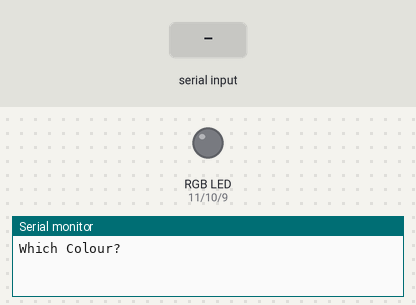
Bench run of a sketch on a simulated Arduino Uno, built with avr-gcc and run on an emulated ATmega328P. Shown: an RGB LED mixed from three pins (HIGH = lit), the last lines printed to the serial monitor. The inputs (shaded band) are chosen by the test bench.

Above: at 1.2 s.
1.3 s: "red" received over Serial
At 3.5 s:
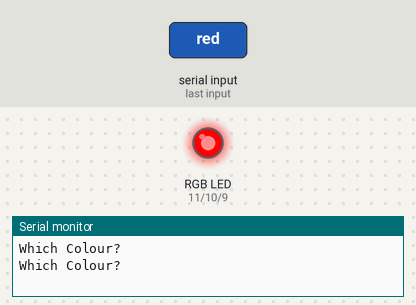
3.8 s: "green" received over Serial
At 5.5 s:
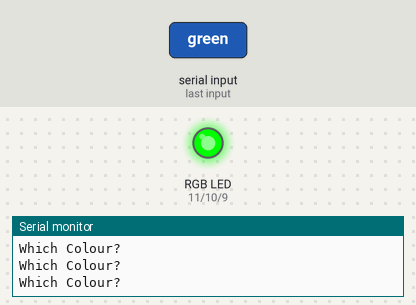
6.3 s: "blue" received over Serial
At 8.5 s:
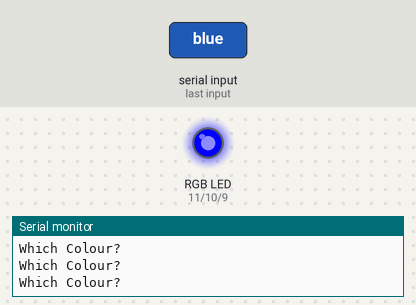
8.8 s: "yellow" received over Serial
At 10.6 s:
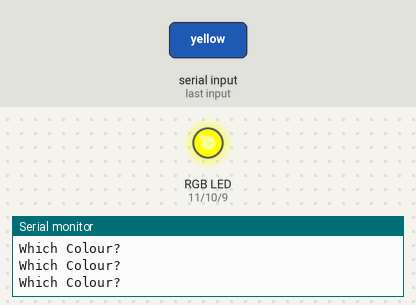
11.3 s: "magenta" received over Serial
At 13.5 s:
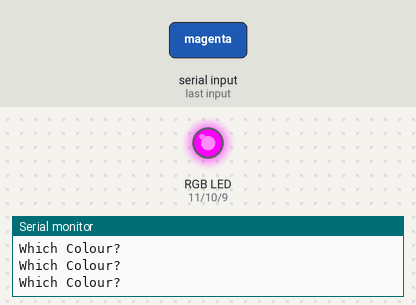
13.8 s: "cyan" received over Serial
At 15.5 s:
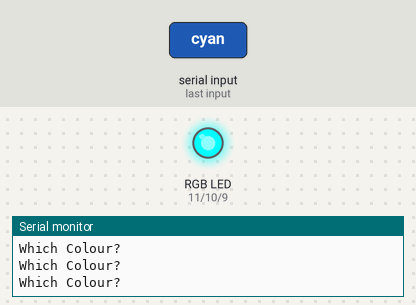
Timing chart, 0 to 17.0 s (numbered marks = the images above; inputs shaded):
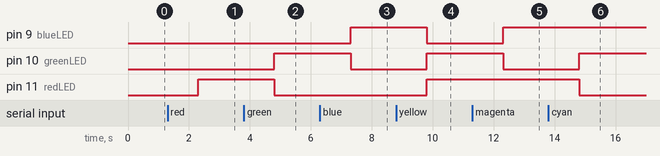

Measured:
- after the input at 1.3 s, pin 11 (redLED): LOW → HIGH after 1.0 s
- after the input at 3.8 s, pin 10 (greenLED): LOW → HIGH after 1.0 s; pin 11 (redLED): HIGH → LOW after 1.0 s
- after the input at 6.3 s, pin 9 (blueLED): LOW → HIGH after 1.0 s; pin 10 (greenLED): HIGH → LOW after 1.0 s
- after the input at 8.8 s, pin 9 (blueLED): HIGH → LOW after 1.0 s; pin 10 (greenLED), pin 11 (redLED): LOW → HIGH after 1.0 s
- after the input at 11.3 s, pin 9 (blueLED): LOW → HIGH after 1.0 s; pin 10 (greenLED): HIGH → LOW after 1.0 s
- after the input at 13.8 s, pin 10 (greenLED): LOW → HIGH after 1.0 s; pin 11 (redLED): HIGH → LOW after 1.0 s

The sketch:

rgbLED.ino
```cpp
int redLED = 11;
int greenLED = 10;
int blueLED = 9;
String colour;

void setup() {
  // put your setup code here, to run once:
  pinMode(redLED, OUTPUT);
  pinMode(greenLED, OUTPUT);
  pinMode(blueLED, OUTPUT);
  Serial.begin(9600);
}

void loop() {
  // put your main code here, to run repeatedly:
  Serial.println("Which Colour?");
  while (Serial.available() == 0) {

  }
  colour = Serial.readString();
  colour.toLowerCase();
  if (colour == "red") {
    analogWrite(redLED, 255);
    analogWrite(greenLED, 0);
    analogWrite(blueLED, 0);
  }
  if (colour == "green") {
    analogWrite(redLED, 0);
    analogWrite(greenLED, 255);
    analogWrite(blueLED, 0);
  }
  if (colour == "blue") {
    analogWrite(redLED, 0);
    analogWrite(greenLED, 0);
    analogWrite(blueLED, 255);
  }
  if (colour == "yellow") {
    analogWrite(redLED, 255);
    analogWrite(greenLED, 255);
    analogWrite(blueLED, 0);
  }
  if (colour == "magenta") {
    analogWrite(redLED, 255);
    analogWrite(greenLED, 0);
    analogWrite(blueLED, 255);
  }
  if (colour == "cyan") {
    analogWrite(redLED, 0);
    analogWrite(greenLED, 255);
    analogWrite(blueLED, 255);
  }
}
```
